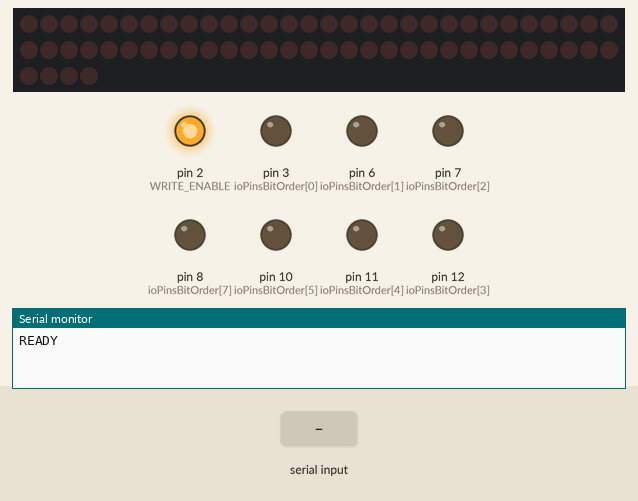
A sketch run on a simulated Arduino Uno, built with avr-gcc and run on an emulated ATmega328P. Parts: 64 shift-register outputs drawn as a row of LEDs (first output left, lit = HIGH), output pins drawn as LEDs (lit = HIGH), the last lines printed to the serial monitor. Wiring (inferred from the names in the program): 8 × shift register (74HC595): data pin 13; shift clock pin 4; latch pin 9; OE pin 5. Wiring (inferred from the signals the program sends): row of LEDs: on Q0, Q1, Q2, Q3, Q4, Q5, Q6, Q7, Q8, Q9, Q10, Q11, Q12, Q13, Q14, Q15, Q16, Q17, Q18, Q19, Q20, Q21, Q22, Q23, Q24, Q25, Q26, Q27, Q28, Q29, Q30, Q31, Q32, Q33, Q34, Q35, Q36, Q37, Q38, Q39, Q40, Q41, Q42, Q43, Q44, Q45, Q46, Q47, Q48, Q49, Q50, Q51, Q52, Q53, Q54, Q55, Q56, Q57, Q58, Q59, Q60, Q61, Q62, Q63. Inputs (shaded band) come from the test bench. Pins used as bus, display or sensor lines are not drawn.

Above: at 1.2 s.
1.3 s: "1,90\n" received over Serial
At 2.2 s:
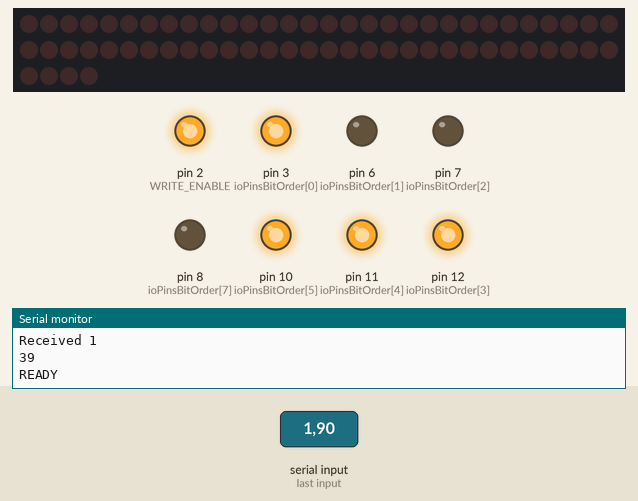
4.3 s: "1,90,45\n" received over Serial
5.8 s: "1,90,45\n" received over Serial
7.3 s: "1,90,45\n" received over Serial
8.8 s: "1,90,45\n" received over Serial
10.3 s: "90,45,200\n" received over Serial
At 11.0 s:
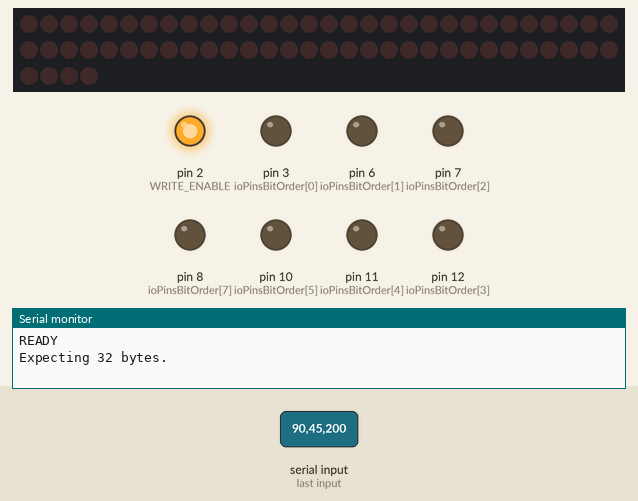
Timing chart, 0 to 12.8 s (numbered marks = the images above; inputs shaded):
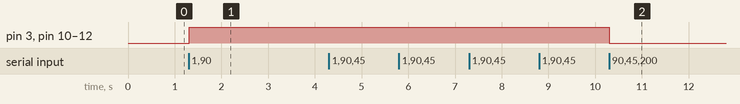

The sketch:

eepromtool-v2.ino
```cpp
#define ADDR_SHIFT_CLK 4
#define ADDR_SERIAL_OUT 13
#define WRITE_ENABLE 2
#define OUTPUT_ENABLE 5

int ioPinsBitOrder[] = {3, 6, 7, 12, 11, 10, 9, 8};

int addr_bit_order[] = {4, 5, 6, 7,13,14,15,12, 11,10, 8, 9, 0, 1, 2, 3};

int address = 0;

void set_write_mode() {
  digitalWrite(OUTPUT_ENABLE, HIGH);
  data_pins_mode(OUTPUT);
}

void set_read_mode() {
  data_pins_mode(INPUT);
  digitalWrite(OUTPUT_ENABLE, LOW);
}

void data_pins_mode(int mode) {
  for(int i = 0; i < 8; i++) {
    pinMode(ioPinsBitOrder[i], mode);
  }
}

void shift_data_out(byte num) {
  for(int i = 0; i < 8; i++)
  {
    if((num & (1 << i)) != 0) {
      digitalWrite(ioPinsBitOrder[i], HIGH);
    } else {
      digitalWrite(ioPinsBitOrder[i], LOW);
    }
  }
}

byte get_data() {
  int returnByte = 0;
  for(int i = 0; i < 8; i++)
  {
    returnByte |= digitalRead(ioPinsBitOrder[i]) << i;
  }
  return returnByte;
}

void shift_address_out(int addr) {
  byte highByte = 0, lowByte = 0;
  int i = 0;
  for(i = 0; i < 8; i++)
  {
    if((addr & (1 << addr_bit_order[i])) != 0) {
      lowByte |= 1 << i;
    }
  }
  for(i = 8; i < 16; i++)
  {
    if((addr & (1 << addr_bit_order[i])) != 0) {
      highByte |= 1 << (i - 8);
    }
  }
  digitalWrite(ADDR_SHIFT_CLK, LOW);
  delayMicroseconds(1);
  shiftOut(ADDR_SERIAL_OUT, ADDR_SHIFT_CLK, MSBFIRST, highByte);
  digitalWrite(ADDR_SHIFT_CLK, LOW);
  shiftOut(ADDR_SERIAL_OUT, ADDR_SHIFT_CLK, MSBFIRST, lowByte);
}

void write_to_chip(byte num) {
  digitalWrite(WRITE_ENABLE, HIGH);
  digitalWrite(OUTPUT_ENABLE, HIGH);
  delayMicroseconds(10);
  shift_data_out(num);
  delay(1);
  digitalWrite(WRITE_ENABLE, LOW);
  delayMicroseconds(1);
  digitalWrite(WRITE_ENABLE, HIGH);
  delayMicroseconds(200);
}

void setup() {
  // put your setup code here, to run once:
  Serial.begin(9600);
  pinMode(ADDR_SHIFT_CLK, OUTPUT);
  pinMode(ADDR_SERIAL_OUT, OUTPUT);
  pinMode(WRITE_ENABLE, OUTPUT);
  pinMode(OUTPUT_ENABLE, OUTPUT);
  set_write_mode();
  digitalWrite(WRITE_ENABLE, HIGH);
  digitalWrite(OUTPUT_ENABLE, HIGH);
  address = 57344;
  Serial.println("READY");

  /*delay(10);
  shift_address_out(0x0000);
  delay(1);
  write_to_chip(0xAA);
  delay(5);
  shift_address_out(0x0001);
  delay(1);
  write_to_chip(0x55);
  delay(5);
  shift_address_out(0x0002);
  delay(1);
  write_to_chip(0xF0);
  delay(5);
  shift_address_out(0x0003);
  delay(1);
  write_to_chip(0x0F);
  delay(5);
  Serial.println("done");*/
}

void loop() {
  // put your main code here, to run repeatedly:
  if(Serial.available() > 1) {
    byte serialBuf[32];
    char hexBuf[3];
    int bytesToWrite = Serial.parseInt();
    Serial.read();
    if(bytesToWrite > 32) bytesToWrite = 32;
    if(bytesToWrite > 0) {
      set_write_mode();
      Serial.print("Expecting "); Serial.print(bytesToWrite, DEC); Serial.println(" bytes.");
      while(Serial.available() < bytesToWrite) {}

      Serial.readBytes(serialBuf, bytesToWrite);
      Serial.print("Received ");
      Serial.println(bytesToWrite, DEC);
      for(int i = 0; i < bytesToWrite; i++) {
        sprintf(hexBuf, "%02X", serialBuf[i]);
        Serial.print(hexBuf[0]);
        Serial.print(hexBuf[1]);
        shift_address_out(address);
        delay(3);
        write_to_chip(serialBuf[i]);
        delay(5);
        address++;
      }
      Serial.println();
    } else {
      //reading mode
      int bytesToRead = Serial.parseInt();
      Serial.read();
      if(bytesToRead > 0) {
        set_read_mode();
        for(int i = 0; i < bytesToRead; i++) {
          byte currentByte = get_data();
          address++;
          shift_address_out(address);
          sprintf(hexBuf, "%02X", currentByte);
          Serial.print(hexBuf[0]);
          Serial.print(hexBuf[1]);
        }
        Serial.println();
      } else {
        int addressToSet = Serial.parseInt();
        Serial.read();
        if(addressToSet < 0) addressToSet = 0;
        if(addressToSet >= 8192) addressToSet = 8191;
        address = addressToSet;
        shift_address_out(address);
        Serial.print("Set new address: ");
        Serial.println(address, HEX);
      }
    }
    Serial.println("READY");
  }
  /*int x;
  if(Serial.available() > 1) {
    x = Serial.parseInt();
    shift_address_out(x);
    Serial.println(x);
  }*/
}
```

Measured:
- after the input at 1.3 s, pin 3 (ioPinsBitOrder[0]), pin 10 (ioPinsBitOrder[5]), pin 11 (ioPinsBitOrder[4]), pin 12 (ioPinsBitOrder[3]): LOW → HIGH at once
- after the input at 10.3 s, pin 3 (ioPinsBitOrder[0]), pin 10 (ioPinsBitOrder[5]), pin 11 (ioPinsBitOrder[4]), pin 12 (ioPinsBitOrder[3]): HIGH → LOW at once
